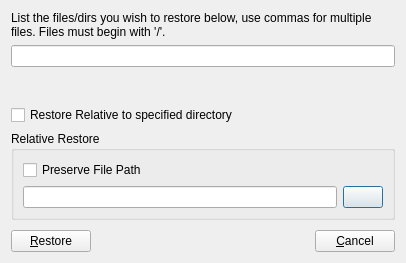
<?xml version="1.0" encoding="UTF-8"?>
<ui version="4.0">
 <class>lifeRestore</class>
 <widget class="QDialog" name="lifeRestore">
  <property name="geometry">
   <rect>
    <x>0</x>
    <y>0</y>
    <width>395</width>
    <height>263</height>
   </rect>
  </property>
  <property name="windowTitle">
   <string>Restore Files</string>
  </property>
  <property name="windowIcon">
   <iconset resource="lPreserve.qrc">
    <normaloff>:/images/images/lifepreserver.png</normaloff>:/images/images/lifepreserver.png</iconset>
  </property>
  <layout class="QGridLayout" name="gridLayout_2">
   <item row="0" column="0">
    <widget class="QLabel" name="labelRestore">
     <property name="text">
      <string>List the files/dirs you wish to restore below, use commas for multiple files. Files must begin with '/'.</string>
     </property>
     <property name="wordWrap">
      <bool>true</bool>
     </property>
    </widget>
   </item>
   <item row="1" column="0">
    <widget class="QLineEdit" name="lineRestoreList"/>
   </item>
   <item row="4" column="0">
    <widget class="QGroupBox" name="groupRelative">
     <property name="title">
      <string>Relative Restore</string>
     </property>
     <layout class="QGridLayout" name="gridLayout">
      <item row="2" column="0">
       <layout class="QHBoxLayout" name="horizontalLayout_2">
        <item>
         <widget class="QLineEdit" name="lineRelRestore">
          <property name="readOnly">
           <bool>true</bool>
          </property>
         </widget>
        </item>
        <item>
         <widget class="QPushButton" name="pushSelDir">
          <property name="text">
           <string/>
          </property>
          <property name="icon">
           <iconset resource="lPreserve.qrc">
            <normaloff>:/images/images/folder.png</normaloff>:/images/images/folder.png</iconset>
          </property>
         </widget>
        </item>
       </layout>
      </item>
      <item row="0" column="0">
       <widget class="QCheckBox" name="checkPreservePath">
        <property name="text">
         <string>Preserve File Path</string>
        </property>
       </widget>
      </item>
     </layout>
    </widget>
   </item>
   <item row="5" column="0">
    <spacer name="verticalSpacer">
     <property name="orientation">
      <enum>Qt::Vertical</enum>
     </property>
     <property name="sizeType">
      <enum>QSizePolicy::Fixed</enum>
     </property>
     <property name="sizeHint" stdset="0">
      <size>
       <width>384</width>
       <height>4</height>
      </size>
     </property>
    </spacer>
   </item>
   <item row="6" column="0">
    <layout class="QHBoxLayout" name="horizontalLayout">
     <item>
      <widget class="QPushButton" name="pushRestore">
       <property name="text">
        <string>&amp;Restore</string>
       </property>
      </widget>
     </item>
     <item>
      <spacer name="horizontalSpacer">
       <property name="orientation">
        <enum>Qt::Horizontal</enum>
       </property>
       <property name="sizeHint" stdset="0">
        <size>
         <width>148</width>
         <height>20</height>
        </size>
       </property>
      </spacer>
     </item>
     <item>
      <widget class="QPushButton" name="pushCancel">
       <property name="text">
        <string>&amp;Cancel</string>
       </property>
      </widget>
     </item>
    </layout>
   </item>
   <item row="2" column="0">
    <spacer name="verticalSpacer_2">
     <property name="orientation">
      <enum>Qt::Vertical</enum>
     </property>
     <property name="sizeHint" stdset="0">
      <size>
       <width>20</width>
       <height>40</height>
      </size>
     </property>
    </spacer>
   </item>
   <item row="3" column="0">
    <widget class="QCheckBox" name="checkRelativeRestore">
     <property name="text">
      <string>Restore Relative to specified directory</string>
     </property>
    </widget>
   </item>
  </layout>
 </widget>
 <resources>
  <include location="lPreserve.qrc"/>
 </resources>
 <connections/>
</ui>
